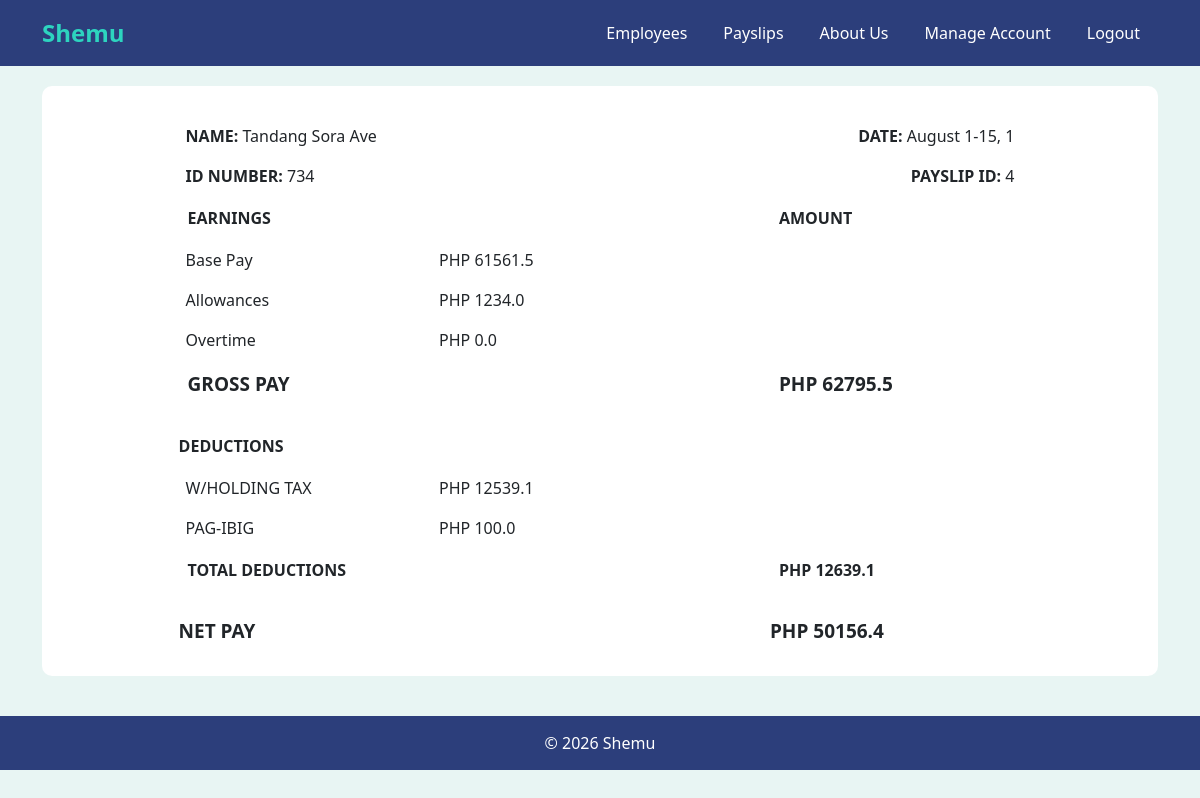
The app's page /view-payslip/2/4/ with its own data.
### shemuapp/models.py (models this page shows, shortened)
class Payslip(models.Model): #Payslip Attributes
    id_number = models.ForeignKey('Employee', on_delete=models.CASCADE, related_name='payslips')
    month = models.CharField(max_length=20)
    date_range = models.CharField(max_length=50)
    year = models.CharField(max_length=4)
    pay_cycle = models.IntegerField()
    rate = models.FloatField()
    earnings_allowance = models.FloatField(default=0)
    deductions_tax = models.FloatField(default=0)
    deductions_health = models.FloatField(default=0)
    pag_ibig = models.FloatField(default=0)
    sss = models.FloatField(default=0)
    overtime = models.FloatField(default=0)
    total_pay = models.FloatField()
    def getCycleRate(self):
        return self.rate / 2

class Employee(models.Model):
    name = models.CharField(max_length=300)
    id_number = models.CharField(max_length=300)
    rate = models.DecimalField(max_digits=10, decimal_places=2)
    overtime_pay = models.DecimalField(max_digits=10, decimal_places=2,null=True, blank=True)
    allowance = models.DecimalField(max_digits=10, decimal_places=2, null=True, blank=True)

### shemuapp/views.py (the view)
# urls.py: path('view-payslip/<int:pk>/<int:payslip_id>/', views.view_payslip, name='view_payslip'),
def view_payslip(request, pk, payslip_id):
    account = get_object_or_404(Account, pk=pk)
    payslip = get_object_or_404(Payslip, id=payslip_id)
    gross_pay = payslip.getCycleRate() + payslip.earnings_allowance + payslip.overtime
    total_deductions = payslip.deductions_tax + payslip.pag_ibig + payslip.deductions_health + payslip.sss
    return render(request, 'view_payslip.html', {'payslip': payslip, 'pk': pk, 'gross_pay': gross_pay, 'total_deductions': total_deductions, 'current_user': account.getUsername()})

### shemuapp/models.py (called while the page is built)
    def getUsername(self):
        return self.username

### shemuapp/templates/view_payslip.html (shortened to what this page needs)
<!DOCTYPE html>
{% extends 'base.html' %}
{% block content %}
    <table style="width: 80%; border-collapse: collapse; margin: auto;">
        <tr>
            <td style="text-align: left; padding: 8px;">
                <strong>NAME:</strong> {{ payslip.id_number.name }}
            </td>
            <td style="text-align: right; padding: 8px;">
                <strong>DATE:</strong> {{ payslip.month }} {{ payslip.date_range }}, {{ payslip.year }}
            </td>
        </tr>
        <tr>
            <td style="text-align: left; padding: 8px;">
                <strong>ID NUMBER:</strong> {{ payslip.id_number.id_number }}
            </td>
            <td style="text-align: right; padding: 8px;">
                <strong>PAYSLIP ID:</strong> {{ payslip.pk }}
            </td>
        </tr>
    </table>
    <table style="width: 80%; border-collapse: collapse; margin: auto; ">
        <tr>
            <td style="padding: 10px; font-weight: bold; width: 30%">EARNINGS</td>
            <td style="width: 40%;"></td>
            <td style="padding: 10px; font-weight: bold;width: 30%;">AMOUNT</td>
        </tr>
        <tr>
            <td style="padding: 8px;">Base Pay</td>
            <td style="padding: 8px;"> PHP {{ payslip.getCycleRate }} </td>
            <td></td>
        </tr>
        <tr>
            <td style="padding: 8px;">Allowances</td>
            <td style="padding: 8px;"> PHP {{ payslip.earnings_allowance }} </td>
            <td></td>
        </tr>
        <tr>
            <td style="padding: 8px;">Overtime</td>
            <td style="padding: 8px;"> PHP {{ payslip.overtime }} </td>
            <td></td>
        </tr>
        <tr>
            <td style="padding: 10px; font-weight: bold; font-size: 19px;">
                 GROSS PAY </td>
            <td></td>
            <td style="padding: 10px; font-weight: bold; font-size: 19px;">
                PHP {{ gross_pay }} </td>
        </tr>
        <tr>
            <td style="padding-top: 25px; padding-bottom: 10px; font-weight: bold;"> DEDUCTIONS </td>
            <td></td>
            <td></td>
        </tr>
        <tr>
            <td style="padding: 8px;">W/HOLDING TAX</td>
            <td style="padding: 8px;">
                PHP {{ payslip.deductions_tax }}
            </td>
            <td></td>
        </tr>
        {% if payslip.pag_ibig > 0 %}
        <tr>
            <td style="padding: 8px;">PAG-IBIG</td>
            <td style="padding: 8px;">
                PHP {{ payslip.pag_ibig }}
            </td>
            <td></td>
        </tr>
        {% endif %}
        <tr>
            <td style="padding: 10px; font-weight: bold;">
                TOTAL DEDUCTIONS
            </td>
            <td></td>
            <td style="padding: 10px; font-weight: bold;">
                PHP {{ total_deductions }}
            </td>
        </tr>
        <tr>
            <td style="padding-top: 25px; font-weight: bold; font-size: 19px;">
                NET PAY
            </td>
            <td></td>
            <td style="padding-top: 25px; font-weight: bold; font-size: 19px;">
                PHP {{ payslip.total_pay }}
            </td>
        </tr>
    </table>
{% endblock %}

### shemuapp/templates/base.html (style rules this page uses)
body { background-color: #E8F5F3; }

### records on screen
Payslip: id_number.name "Tandang Sora Ave", month "August", date_range "1-15", year "1", id_number.id_number "734", pk "4", getCycleRate "61561.5", earnings_allowance "1234.0", overtime "0.0", deductions_tax "12539.1", pag_ibig "100.0", total_pay "50156.4"

### other values on screen
{{ gross_pay }} "62795.5"
{{ total_deductions }} "12639.1"
